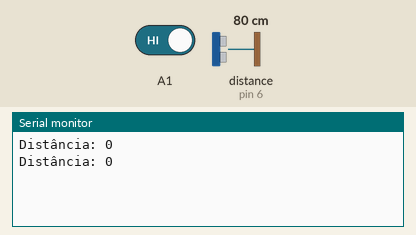
The sketch below on a simulated Arduino Uno, built with avr-gcc and run on an emulated ATmega328P. Parts: the last lines printed to the serial monitor. The inputs (shaded band) are chosen by the test bench; at power-on: distance to the obstacle (sensor on pin 6) 80 cm, A1 HIGH.

Above: at 1.8 s.
1.9 s: distance to the obstacle (sensor on pin 6) set to 120 cm
At 2.4 s:
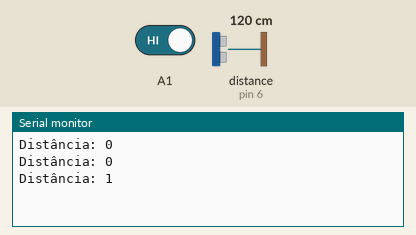
3.4 s: A1 driven LOW
At 4.5 s:
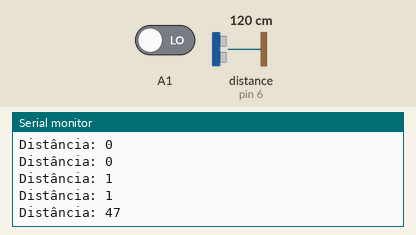
4.9 s: distance to the obstacle (sensor on pin 6) set to 9 cm
At 5.8 s:
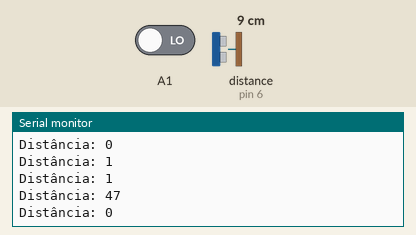
Timing chart, 0 to 7.9 s (numbered marks = the images above; inputs shaded):
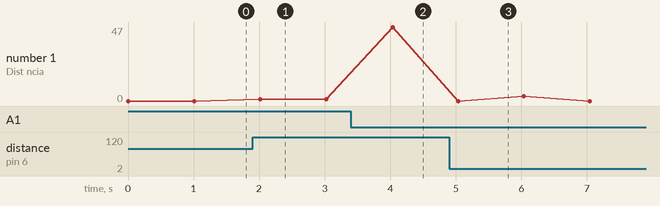

Measured:
- after the input at 1.9 s, the serial monitor: prints a new line after 0.12 s (image 1)
- after the input at 3.4 s, the serial monitor: prints a new line after 0.63 s (image 2)
- after the input at 4.9 s, the serial monitor: prints a new line after 0.14 s (image 3)
- plotted number 1: 0 → 1 after the input at 1.9 s, 1 → 47 after the input at 3.4 s, 47 → 3 after the input at 4.9 s

The sketch:

Ultrasssonico1.ino
```cpp
#include "Ultrasonic.h"
Ultrasonic ultrasonic(5,6);

int medida,tipo;
void setup() {
  Serial.begin(9600);
}
void loop()
{
  if (!digitalRead(A1))
  {
    ++tipo;
    if (tipo==2)
      tipo=0;
  }
  if (tipo==0)
    medida=(ultrasonic.Ranging(CM))/100;
  else
    medida=ultrasonic.Ranging(INC);
  Serial.print("Distância: ");
  Serial.println(medida);

  delay(1000);
}
```
